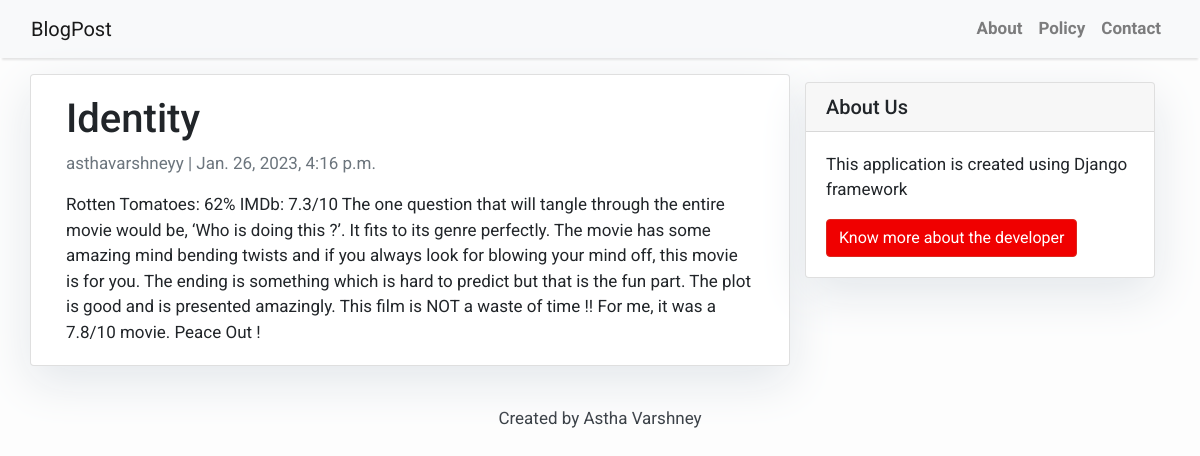
The app's page /identity/ with its own data.
### blog/models.py (models this page shows, shortened)
class Post(models.Model):
    title = models.CharField(max_length=200, unique=True)
    slug = models.SlugField(max_length=200, unique=True)
    author = models.ForeignKey(User, on_delete= models.CASCADE,related_name='blog_posts')
    updated_on = models.DateTimeField(auto_now= True)
    content = models.TextField()
    created_on = models.DateTimeField(auto_now_add=True)
    status = models.IntegerField(choices=STATUS, default=0)
    class Meta:
        ordering = ['-created_on']

### blog/views.py (the view)
# urls.py: path('<slug:slug>/', views.PostDetail.as_view(), name='post_detail'),
class PostDetail(generic.DetailView):
    model = Post
    template_name = 'post_detail.html'

### templates/post_detail.html
{% extends 'base.html' %} {% block content %}
<div class="container">
  <div class="row">
    <div class="col-md-8 card mb-4  mt-3 left  top">
      <div class="card-body">
        <h1>{% block title %} {{ object.title }} {% endblock title %}</h1>
        <p class=" text-muted">{{ post.author }} | {{ post.created_on }}</p>
        <p class="card-text ">{{ object.content | safe }}</p>
      </div>
    </div>
    {% block sidebar %} {% include 'sidebar.html' %} {% endblock sidebar %}
  </div>
</div>
{% endblock content %}

### templates/base.html (style rules this page uses)
body { font-family: "Roboto", sans-serif; font-size: 17px; background-color: #fdfdfd; }

### templates/sidebar.html (style rules this page uses)
.card { box-shadow: 0 16px 48px #E3E7EB; }

### records on screen
Post: title "Identity", author "asthavarshneyy", created_on "Jan. 26, 2023, 4:16 p.m.", content "Rotten Tomatoes: 62% IMDb: 7.3/10 The one question that will tangle through the entire movie would be, ‘Who is doing this ?’. It fits to its genre perfectly. The movie has some amazing mind bending twists and if you always look for blowing your mind off, this movie is for you. The ending is something which is hard to predict but that is the fun part. The plot is good and is presented amazingly. This film is NOT a waste of time !! For me, it was a 7.8/10 movie. Peace Out !"
